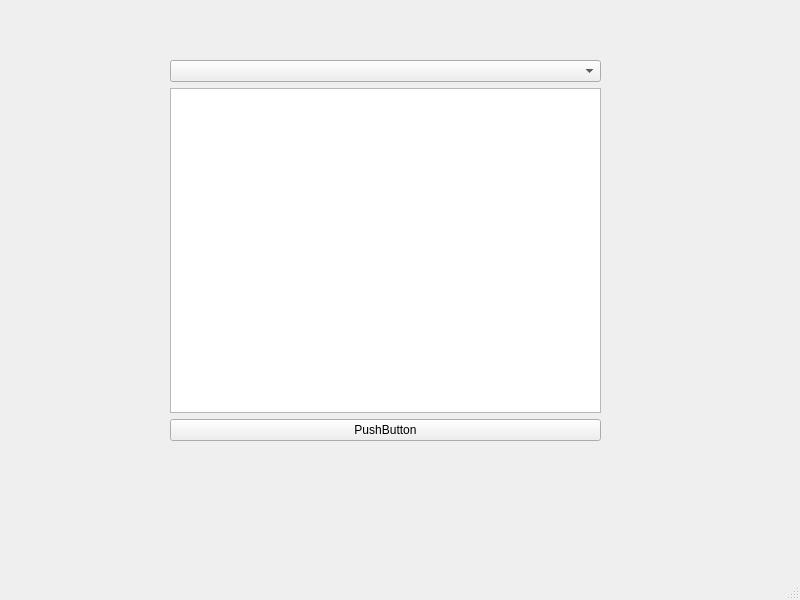
<?xml version="1.0" encoding="UTF-8"?>
<ui version="4.0">
 <class>MainWindow</class>
 <widget class="QMainWindow" name="MainWindow">
  <property name="geometry">
   <rect>
    <x>0</x>
    <y>0</y>
    <width>800</width>
    <height>600</height>
   </rect>
  </property>
  <property name="windowTitle">
   <string>MainWindow</string>
  </property>
  <widget class="QWidget" name="centralwidget">
   <widget class="QWidget" name="">
    <property name="geometry">
     <rect>
      <x>170</x>
      <y>60</y>
      <width>431</width>
      <height>381</height>
     </rect>
    </property>
    <layout class="QVBoxLayout" name="verticalLayout">
     <item>
      <widget class="QComboBox" name="comboBox"/>
     </item>
     <item>
      <widget class="QListWidget" name="listWidget"/>
     </item>
     <item>
      <widget class="QPushButton" name="pushButton">
       <property name="text">
        <string>PushButton</string>
       </property>
      </widget>
     </item>
    </layout>
   </widget>
  </widget>
  <widget class="QMenuBar" name="menubar">
   <property name="geometry">
    <rect>
     <x>0</x>
     <y>0</y>
     <width>800</width>
     <height>30</height>
    </rect>
   </property>
  </widget>
  <widget class="QStatusBar" name="statusbar"/>
 </widget>
 <resources/>
 <connections/>
</ui>
